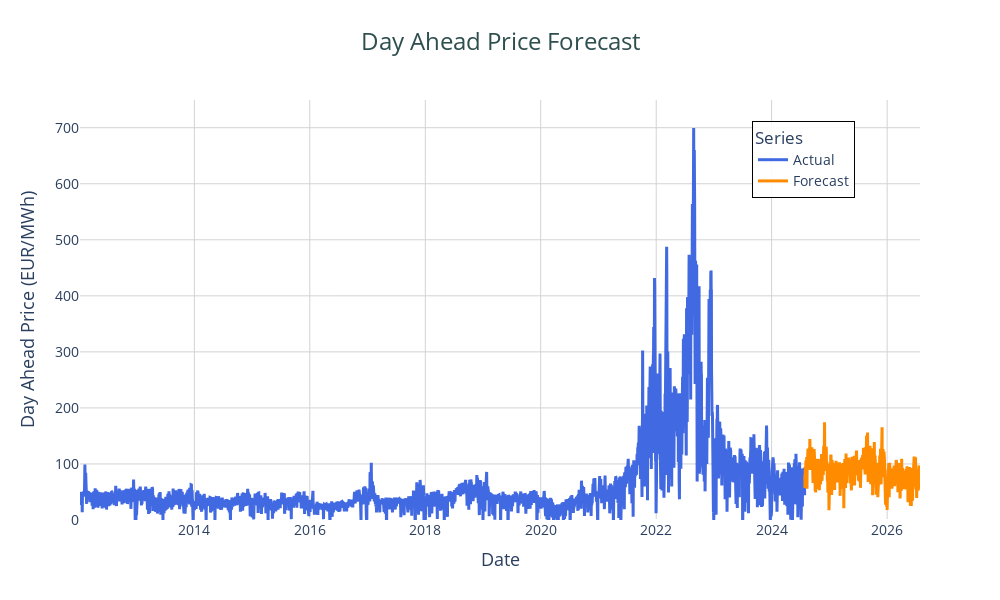

Notebook code for this chart:
### Code cell
import plotly.graph_objects as go

# Create a figure
fig = go.Figure()

# Add historical target series with thicker lines and hover text
fig.add_trace(go.Scatter(
    x=target_series.time_index,
    y=target_series.univariate_values(),
    mode='lines',
    name='Actual',
    line=dict(color='royalblue', width=3),  # Use a more vibrant blue
    hovertemplate='<b>Date</b>: %{x}<br><b>Price</b>: %{y:.2f} EUR/MWh<br>',
))

# Add forecast data with thicker lines and hover text
fig.add_trace(go.Scatter(
    x=forecast_original_scale.time_index,
    y=forecast_original_scale.univariate_values(),
    mode='lines',
    name='Forecast',
    # Use orange with dash line for contrast
    line=dict(color='darkorange', width=3),
    hovertemplate='<b>Date</b>: %{x}<br><b>Forecast</b>: %{y:.2f} EUR/MWh<br>',
))

# Update layout for better aesthetics
fig.update_layout(
    title=dict(
        text='Day Ahead Price Forecast',
        font=dict(size=24, color='darkslategray'),
        x=0.5,  # Center the title
        xanchor='center'
    ),
    xaxis_title='Date',
    yaxis_title='Day Ahead Price (EUR/MWh)',
    legend_title='Series',
    width=1000,
    height=600,
    plot_bgcolor='white',  # Clean white background
    xaxis=dict(
        showgrid=True,  # Show vertical gridlines
        gridcolor='LightGrey',
        tickformat='%Y',  # Format the x-axis as year
        title_font=dict(size=18),
        tickfont=dict(size=14),
    ),
    yaxis=dict(
        showgrid=True,  # Show horizontal gridlines
        gridcolor='LightGrey',
        title_font=dict(size=18),
        tickfont=dict(size=14),
        range=[0, max(target_series.univariate_values().max(
        ), forecast_original_scale.univariate_values().max()) + 50]  # Add padding for clarity
    ),
    legend=dict(
        x=0.8,  # Move legend to top-right for a modern look
        y=0.95,
        font=dict(size=14),
        # Transparent white background for legend
        bgcolor="rgba(255,255,255,0.9)",
        bordercolor="Black",
        borderwidth=1
    )
)

# Add interactivity - hovering effects
fig.update_traces(marker=dict(size=5),
                  selector=dict(mode='lines'))

# Show the figure
fig.show()

### Figure 1 — Plotly figure (JSON) as saved in the notebook; plotly's stock layout.template omitted (floating-point values rounded to 4 significant figures; data arrays with more than 128 entries replaced by an {"elided": "..."} marker saying what was removed)
{"data": [{"hovertemplate": "<b>Date</b>: %{x}<br><b>Price</b>: %{y:.2f} EUR/MWh<br>", "line": {"color": "royalblue", "width": 3}, "marker": {"size": 5}, "mode": "lines", "name": "Actual", "type": "scatter", "x": {"elided": "4586 str values"}, "y": {"elided": "4586 float values"}}, {"hovertemplate": "<b>Date</b>: %{x}<br><b>Forecast</b>: %{y:.2f} EUR/MWh<br>", "line": {"color": "darkorange", "width": 3}, "marker": {"size": 5}, "mode": "lines", "name": "Forecast", "type": "scatter", "x": {"elided": "730 str values"}, "y": {"elided": "730 float values"}}], "layout": {"height": 600, "legend": {"bgcolor": "rgba(255,255,255,0.9)", "bordercolor": "Black", "borderwidth": 1, "font": {"size": 14}, "title": {"text": "Series"}, "x": 0.8, "y": 0.95}, "plot_bgcolor": "white", "title": {"font": {"color": "darkslategray", "size": 24}, "text": "Day Ahead Price Forecast", "x": 0.5, "xanchor": "center"}, "width": 1000, "xaxis": {"gridcolor": "LightGrey", "showgrid": true, "tickfont": {"size": 14}, "tickformat": "%Y", "title": {"font": {"size": 18}, "text": "Date"}}, "yaxis": {"gridcolor": "LightGrey", "range": [0, 749.4], "showgrid": true, "tickfont": {"size": 14}, "title": {"font": {"size": 18}, "text": "Day Ahead Price (EUR/MWh)"}}}}
